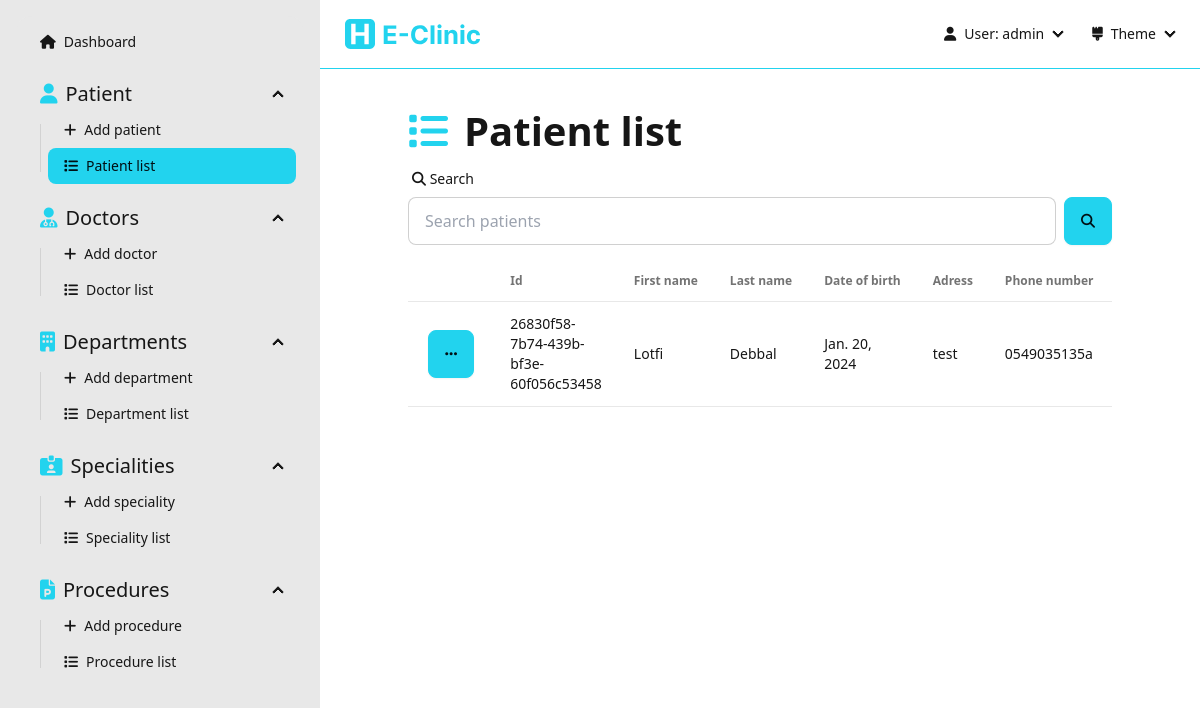
The page /dashboard/patients (signed in) on the database its author committed.
### Dashboard/models.py (models this page shows)
class Patient(models.Model):
  id = models.UUIDField(primary_key=True, default=uuid.uuid4, editable=False)
  firstName = models.CharField(max_length=256, null=False)
  lastName = models.CharField(max_length=256, null=False)
  dateOfBirth = models.DateField(null=False)
  adress = models.CharField(max_length=256, null=False)
  phoneNumber = models.CharField(max_length=20, null=False, unique=True)
  email = models.CharField(max_length=254, null=False, unique=True)
  gender = models.CharField(max_length=6, choices=Genders.choices)
  createdAt = models.DateTimeField(auto_now_add=True)
  updatedAt = models.DateTimeField(auto_now=True)

### Dashboard/views/patient.py (the view)
# urls.py: path('dashboard/patients', patient.patientList, name='patient-list'),
@login_required(login_url='sign-in')
def patientList(request: HttpRequest):
  form = SearchForm(request.GET)
  patients = []
  if form.is_valid():
    search = form.cleaned_data['search']
    patients = Patient.objects.filter(
      Q(firstName__icontains=search) |
      Q(lastName__icontains=search) |
      Q(dateOfBirth__icontains=search) |
      Q(adress__icontains=search) |
      Q(phoneNumber__icontains=search) |
      Q(email__icontains=search) |
      Q(gender__icontains=search)
    )
  else:
    patients = Patient.objects.all()
  context = { 'patients': patients, 'form': form }
  return render(request, 'pages/patient/patient-list.html', context=context)

### Dashboard/forms.py
class SearchForm(forms.Form):
  search  = forms.CharField(required=False)

### Dashboard/templates/pages/patient/patient-list.html (shortened to what this page needs)
{% extends "layouts/dashboard.html" %}
{% load static %}
{% load widget_tweaks %}
{% block dashboard_content %}
  <div class="flex flex-1 flex-col items-center pb-[5rem]">
    <div class="flex flex-1 flex-col max-w-[90%] lg:max-w-[80%] justify-start w-full">
      <div class="text-[30pt] font-bold"><i class="fas fa-list text-primary mr-[1rem]"></i>Patient list</div>
      <form action="" method="get" class="mb-[1rem]">
        <label class="form-control w-full">
          <div class="label">
            <span class="label-text"><i class="fas fa-search"></i> Search</span>
          </div>
          <div class="flex">
            {% render_field form.search placeholder="Search patients" type="text" class+="input input-bordered w-full" %}
            <button class="btn btn-primary ml-[0.5rem]"><i class="fas fa-search"></i></button>
          </div>
        </label>
      </form>
      {% if patients.count > 0 %}
      <div class="overflow-x-auto flex-1 flex items-start">
        <table class="table table-pin-rows table-pin-cols table-zebra">
          <thead>
            <tr>
              <td></td>
              <td>Id</td>
              <td>First name</td>
              <td>Last name</td>
              <td>Date of birth</td>
              <td>Adress</td>
              <td>Phone number</td>
              <td>Email</td>
            </tr>
          </thead>
          <tbody>
            {% for patient in patients %}
              <tr>
                <td>
                  <div class="dropdown">
                    <div tabindex="0" role="button" class="btn btn-primary m-1"><i class="fas fa-ellipsis"></i></div>
                  </div>
                </td>
                <td>{{patient.id}}</td>
                <td>{{patient.firstName}}</td>
                <td>{{patient.lastName}}</td>
                <td>{{patient.dateOfBirth}}</td>
                <td>{{patient.adress}}</td>
                <td>{{patient.phoneNumber}}</td>
                <td>{{patient.email}}</td>
              </tr>
            {% endfor %}
          </tbody>
        </table>
      </div>
      {% else %}
        <div class="flex flex-1 flex-col justify-center items-center h-full w-full">
          <img class="h-[30%]" src="{% static "assets/empty-list.svg" %}" alt="empty-list">
          <div class="text-[20pt]">The list is empty</div>
        </div>
      {% endif %}
    </div>
  </div>
{% endblock dashboard_content %}

### Dashboard/templates/components/navbar-dashboard.html (shortened to what this page needs)
{% load static %}
<div class="navbar bg-base-100 border-b-primary border-b-[1px] mb-[2rem]">
  <div class="flex-1">
    <a class="btn btn-ghost hidden md:flex" href="/dashboard">
      <img class="h-full py-[0.5rem]" src="{% static "assets/e-clinic-logo-name.svg" %}" alt="e-clinic logo">
    </a>
  </div>
  <div class="flex-none">
    <ul class="menu menu-horizontal px-1">
      <li>
        <details>
          <summary>
            <i class="fas fa-user"></i> User: {{user}}
          </summary>
        </details>
      </li>
      <li>
        <details>
          <summary>
            <i class="fas fa-brush"></i> Theme
          </summary>
        </details>
      </li>
    </ul>
  </div>
</div>

### rows shown on the page
Patient: id "26830f58-7b74-439b-bf3e-60f056c53458", firstName "Lotfi", lastName "Debbal", dateOfBirth "Jan. 20, 2024", adress "test", phoneNumber "0549035135a"

### other values the page prints
{{ user }} "admin"
